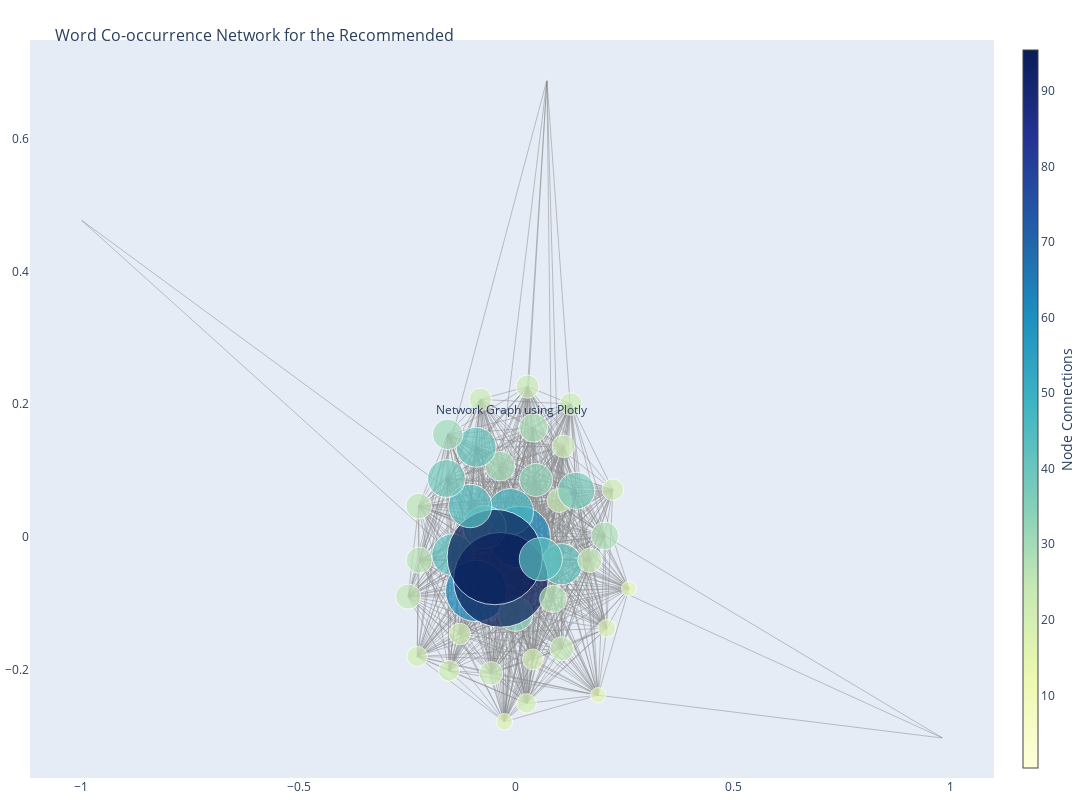

Notebook code for this chart:
### Code cell
fig.show()

### Figure 1 — Plotly figure (JSON) as saved in the notebook; plotly's stock layout.template omitted (floating-point values rounded to 4 significant figures; data arrays with more than 128 entries replaced by an {"elided": "..."} marker saying what was removed)
{"data": [{"hoverinfo": "none", "line": {"color": "#888", "width": 0.5}, "mode": "lines", "type": "scatter", "x": {"elided": "2253 float values"}, "y": {"elided": "2253 float values"}}, {"hoverinfo": "text", "marker": {"color": [24.2, 1.4, 23.2, 28.6, 61.6, 37, 41.2, 46.2, 22.6, 41.8, 29.6, 17.8, 14.8, 33, 43.2, 61.4, 24, 34.6, 21.4, 94.8, 95.4, 39.8, 30.6, 22.6, 43.4, 37.8, 19.6, 21, 22.6, 27.2, 23.6, 27.8, 21.6, 15.4, 43.2, 20.8, 24.4, 16.6, 26.2, 25.2, 20.4, 25.8, 0.4, 0.6], "colorbar": {"thickness": 15, "title": {"side": "right", "text": "Node Connections"}, "xanchor": "left"}, "colorscale": [[0, "rgb(255,255,217)"], [0.125, "rgb(237,248,177)"], [0.25, "rgb(199,233,180)"], [0.375, "rgb(127,205,187)"], [0.5, "rgb(65,182,196)"], [0.625, "rgb(29,145,192)"], [0.75, "rgb(34,94,168)"], [0.875, "rgb(37,52,148)"], [1, "rgb(8,29,88)"]], "showscale": true, "size": [24.2, 1.4, 23.2, 28.6, 61.6, 37, 41.2, 46.2, 22.6, 41.8, 29.6, 17.8, 14.8, 33, 43.2, 61.4, 24, 34.6, 21.4, 94.8, 95.4, 39.8, 30.6, 22.6, 43.4, 37.8, 19.6, 21, 22.6, 27.2, 23.6, 27.8, 21.6, 15.4, 43.2, 20.8, 24.4, 16.6, 26.2, 25.2, 20.4, 25.8, 0.4, 0.6]}, "mode": "markers", "text": ["live: 121 total weight", "usually: 7 total weight", "thought: 116 total weight", "music: 143 total weight", "one: 308 total weight", "astir: 185 total weight", "day: 206 total weight", "good: 231 total weight", "like: 113 total weight", "hear: 209 total weight", "make: 148 total weight", "people: 89 total weight", "every: 74 total weight", "well: 165 total weight", "feel: 216 total weight", "sound: 307 total weight", "tinnitus: 120 total weight", "go: 173 total weight", "ace: 107 total weight", "technology: 474 total weight", "information: 477 total weight", "atomic: 199 total weight", "53: 153 total weight", "without: 113 total weight", "get: 217 total weight", "number: 189 total weight", "single: 98 total weight", "engineering: 105 total weight", "listen: 113 total weight", "worry: 136 total weight", "unity: 118 total weight", "ane: 139 total weight", "try: 108 total weight", "time: 77 total weight", "take: 216 total weight", "think: 104 total weight", "thing: 122 total weight", "come: 83 total weight", "little: 131 total weight", "today: 126 total weight", "though: 102 total weight", "much: 129 total weight", "ordinarily: 2 total weight", "unremarkably: 3 total weight"], "type": "scatter", "x": [0.09955, 0.07144, 0.02687, 0.04045, 0.008664, 0.1389, 0.1052, -0.01253, -0.08162, -0.1454, -0.03598, 0.209, 0.26, 0.04627, -0.07218, -0.09134, 0.1057, -0.001008, -0.129, -0.03466, -0.0485, -0.09126, -0.1568, 0.1264, -0.1052, -0.1599, 0.02466, -0.1539, 0.1091, 0.08586, -0.05735, 0.2048, 0.223, 0.1891, 0.05745, 0.0393, 0.1702, -0.02656, -0.2225, -0.2479, -0.227, -0.2236, -1, 0.9822], "y": [0.05511, 0.6886, 0.2266, 0.1645, 0.0001088, 0.06969, -0.04093, 0.03816, 0.2074, -0.02671, 0.1066, -0.1376, -0.07767, 0.08594, 0.01474, -0.08123, -0.1681, -0.1159, -0.1461, -0.06453, -0.03015, 0.1353, 0.1546, 0.2003, 0.04672, 0.0881, -0.2507, -0.2015, 0.1367, -0.09312, -0.2055, 0.0017, 0.07127, -0.2383, -0.03341, -0.1844, -0.03503, -0.2782, -0.03486, -0.08963, -0.1799, 0.04659, 0.4776, -0.3029]}], "layout": {"annotations": [{"showarrow": false, "text": "Network Graph using Plotly", "xref": "paper", "yref": "paper"}], "height": 800, "hovermode": "closest", "margin": {"b": 20, "l": 5, "r": 5, "t": 40}, "showlegend": false, "title": {"font": {"size": 16}, "text": "<br>Word Co-occurrence Network for the Recommended"}, "width": 1280, "xaxis": {"showgrid": false, "zeroline": false}, "yaxis": {"showgrid": false, "zeroline": false}}}
